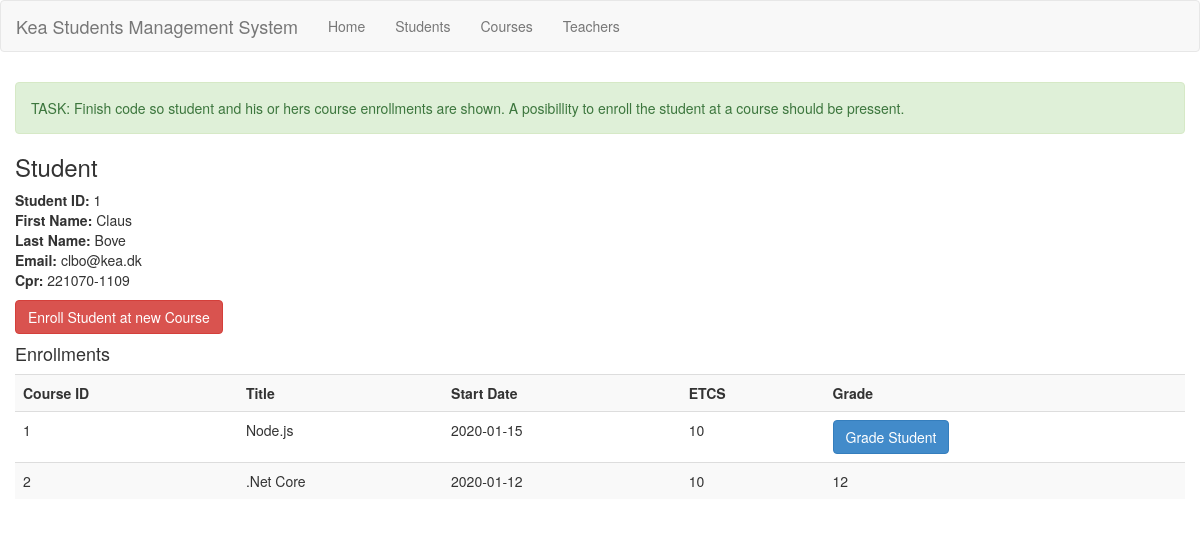
The page /view_student.php?id=1 on the database its author committed.
### tables this page shows
CREATE TABLE `students` (
  `students_id` int(11) NOT NULL,
  `first_name` varchar(50) DEFAULT NULL,
  `last_name` varchar(50) DEFAULT NULL,
  `email` varchar(50) DEFAULT NULL,
  `cpr` varchar(50) DEFAULT NULL
);

CREATE TABLE `courses_students` (
  `fk_courses` int(11) NOT NULL,
  `fk_students` int(11) NOT NULL,
  `grade` int(11) DEFAULT NULL
);

CREATE TABLE `courses` (
  `courses_id` int(11) NOT NULL,
  `title` varchar(50) DEFAULT NULL,
  `start_date` date DEFAULT NULL,
  `ETCS` int(11) DEFAULT NULL,
  `fk_teacher` int(11) DEFAULT NULL
);

### includes/Students_class.php (called while the page is built, shortened)
<?php
require_once("connection.php");
class Students
{
    function get_student_and_enrollments($id)
    {
        $db = new DB();
        $con = $db->connect();
        if ($con) {
            $results = array();
            $stmt = $con->prepare("CALL GetStudentsAndEnrollments(:id)
            -- SELECT students.*, courses.*, courses_students.grade FROM students" .
                " LEFT JOIN courses_students ON students.students_id = courses_students.fk_students" .
                " LEFT JOIN courses ON courses.courses_id = courses_students.fk_courses" .
                " WHERE students.students_id = :id");
            $stmt->bindParam(':id', $id);
            $stmt->execute();
            while ($row = $stmt->fetch()) {
                $results[] = [$row["students_id"], $row["first_name"], $row["last_name"], $row["email"], $row["cpr"], $row["courses_id"], $row["title"], $row["start_date"], $row["ETCS"], $row["grade"]];
            }
            return $results;
        } else { }
    }
}

### includes/connection.php (called while the page is built, shortened)
<?php
    class DB {
        public function connect() {
            $server = 'localhost';
            $db = 'kea_students';
            $user = 'root';
            $pwd = '';
            $DSN = 'mysql:host=' . $server . ';dbname=' . $db . ';charset=utf8';
            $options = [
                PDO::ATTR_ERRMODE            => PDO::ERRMODE_EXCEPTION,
                PDO::ATTR_DEFAULT_FETCH_MODE => PDO::FETCH_ASSOC,
                PDO::ATTR_EMULATE_PREPARES   => false,
            ];
            try {
                $connections_to_db = new PDO($DSN, $user, $pwd, $options);
            } catch (PDOException $e) {
                echo 'Connection unsuccessful';
                die('Connection unsuccessful: ' . $connections_to_db->connect_error());
                exit();
            }
            return($connections_to_db);
        }
    }

### view_student.php (the view)
<!DOCTYPE html>
<html lang="en">
<?php
require_once(dirname(__FILE__) . '/includes/header.php');
require_once(dirname(__FILE__) . '/includes/Students_class.php');
$students = new Students();
$result = $students->get_student_and_enrollments($_GET["id"]);
?>
<body>
    <?php
    require_once(dirname(__FILE__) . '/includes/menu.php');
    ?>
    <div class="container">
        <div class="row top-buffer">
            <div class="alert alert-success">TASK: Finish code so student and his or hers course enrollments are shown. A posibillity to enroll the student at a course should be pressent. </div>
            <h3>Student</h3>
            <?php
            $student = $result[0];
            echo "<div><b>Student ID: </b> " . $student[0] . "</div>";
            echo "<div><b>First Name: </b>" . $student[1] . "</div>";
            echo "<div><b>Last Name: </b>" . $student[2] . "</div>";
            echo "<div><b>Email: </b>" . $student[3] . "</div>";
            echo "<div><b>Cpr: </b>" . $student[4] . "</div>";
            ?>
            <div class="top-buffer">
                <?php echo "<a class='btn btn-danger' href='enroll_student.php?id=" . $student[0] . "'>Enroll Student at new Course</a>" ?>
            </div>
            <h4>Enrollments</h4>
            <table class="table table-striped">
                <tr>
                    <th>Course ID</th>
                    <th>Title</th>
                    <th>Start Date</th>
                    <th>ETCS</th>
                    <th>Grade</th>
                </tr>
                <?php
                foreach ($result as $val) {
                    echo "<tr>";
                    echo "<td>" . $val[5] . "</td>";
                    echo "<td>" . $val[6] . "</td>";
                    echo "<td>" . $val[7] . "</td>";
                    echo "<td>" . $val[8] . "</td>";
                    if ($val[5] != null & $val[9] == null) {
                        echo "<td><a class='btn btn-primary' href='grade_student.php?sid=" . $val[0] . "&cid=" . $val[5] . "'>Grade Student</a></td>";
                    } else {
                        echo "<td>" . $val[9] . "</td>";
                    }
                    echo "</tr>";
                }
                ?>
            </table>
        </div>
    </div>
</body>
</html>

### includes/header.php
<?php
echo '
<head>
    <meta charset="UTF-8">
    <meta name="viewport" content="width=device-width, initial-scale=1.0">
    <link rel="stylesheet" type="text/css" href="css/bootstrap.min.css">
    <link rel="stylesheet" type="text/css" href="css/app.css" />
    <title>Kea Students management</title>
</head>';
?>

### includes/menu.php
<?php
echo '<nav class="navbar navbar-default" role="navigation">
<div class="container-fluid">
    <div class="navbar-header">
        <a class="navbar-brand" href="index.php">Kea Students Management System</a>
    </div>
    <div class="collapse navbar-collapse">
        <ul class="nav navbar-nav">
            <li ><a href="index.php">Home</a></li>
            <li ><a href="students.php">Students</a></li>
            <li ><a href="courses.php">Courses</a></li>
            <li ><a href="teachers.php">Teachers</a></li>
        </ul>
    </div>
</div>
</nav>'
?>

### css/app.css (style rules this page uses)
.top-buffer { margin-top:10px; }

### rows shown on the page
students: students_id "1", first_name "Claus", last_name "Bove", email "clbo@kea.dk", cpr "221070-1109"
courses_students: fk_courses.courses_id "1", fk_courses.title "Node.js", fk_courses.start_date "2020-01-15", fk_courses.ETCS "10"
courses_students: fk_courses.courses_id "2", fk_courses.title ".Net Core", fk_courses.start_date "2020-01-12", fk_courses.ETCS "10", grade "12"
